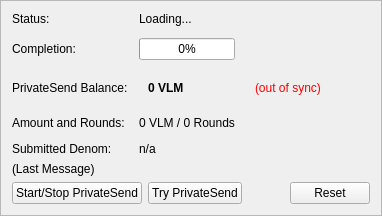
                <widget class="QFrame" name="framePrivateSend">
                    <property name="visible">
                        <bool>true</bool>
                    </property>
                    <property name="layoutDirection">
                        <enum>Qt::LeftToRight</enum>
                    </property>
                    <property name="frameShape">
                        <enum>QFrame::StyledPanel</enum>
                    </property>
                    <property name="frameShadow">
                        <enum>QFrame::Raised</enum>
                    </property>
                    <layout class="QVBoxLayout" name="VerticalLayout_PS1">
                        <item>
                            <layout class="QGridLayout" name="privateSendFormLayout">
                                <property name="horizontalSpacing">
                                    <number>11</number>
                                </property>
                                <property name="verticalSpacing">
                                    <number>12</number>
                                </property>
                                <item row="0" column="0">
                                    <widget class="QLabel" name="labelPrivateSendEnabledText">
                                        <property name="text">
                                            <string>Status:</string>
                                        </property>
                                    </widget>
                                </item>
                                <item row="0" column="1">
                                    <widget class="QLabel" name="labelPrivateSendEnabled">
                                        <property name="text">
                                            <string>Loading...</string>
                                        </property>
                                    </widget>
                                </item>
                                <item row="1" column="0">
                                    <widget class="QLabel" name="labelCompletitionText">
                                        <property name="text">
                                            <string>Completion:</string>
                                        </property>
                                    </widget>
                                </item>
                                <item row="1" column="1">
                                    <widget class="QProgressBar" name="privateSendProgress">
                                        <property name="maximumSize">
                                            <size>
                                                <width>154</width>
                                                <height>16777215</height>
                                            </size>
                                        </property>
                                        <property name="value">
                                            <number>0</number>
                                        </property>
                                    </widget>
                                </item>
                                <item row="2" column="0">
                                    <widget class="QLabel" name="labelAnonymizedText">
                                        <property name="text">
                                            <string>PrivateSend Balance:</string>
                                        </property>
                                    </widget>
                                </item>
                                <item row="2" column="1">
                                    <widget class="QFrame" name="framePrivateSendBalance">
                                        <layout class="QHBoxLayout">
                                            <item>
                                                <widget class="QLabel" name="labelAnonymized">
                                                    <property name="font">
                                                        <font>
                                                            <weight>75</weight>
                                                            <bold>true</bold>
                                                        </font>
                                                    </property>
                                                    <property name="text">
                                                        <string notr="true">0 VLM</string>
                                                    </property>
                                                    
                                                </widget>
                                            </item>
                                            
                                            
                                        </layout>
                                    </widget>
                                </item>
                                <item row="2" column="2">
                                    <widget class="QFrame">
                                        <layout class="QHBoxLayout">
                                            <item>
                                                <widget class="QLabel" name="labelPrivateSendSyncStatus">
                                                    <property name="toolTip">
                                                        <string>The displayed information may be out of date. Your wallet automatically synchronizes with the Velum network after a connection is established, but this process has not completed yet.</string>
                                                    </property>
                                                    <property name="styleSheet">
                                                        <string notr="true">QLabel { color: red; }</string>
                                                    </property>
                                                    <property name="text">
                                                        <string notr="true">(out of sync)</string>
                                                    </property>
                                                    <property name="alignment">
                                                        <set>Qt::AlignLeading|Qt::AlignLeft|Qt::AlignTop</set>
                                                    </property>
                                                </widget>
                                            </item>
                                        </layout>
                                    </widget>
                                </item>
                                <item row="2" column="3">
                                    <spacer name="horizontalSpacer_2">
                                        <property name="orientation">
                                            <enum>Qt::Horizontal</enum>
                                        </property>
                                        <property name="sizeHint" stdset="0">
                                            <size>
                                                <width>40</width>
                                                <height>20</height>
                                            </size>
                                        </property>
                                    </spacer>
                                </item>
                                <item row="3" column="0">
                                    <widget class="QLabel" name="labelAmountAndRoundsText">
                                        <property name="text">
                                            <string>Amount and Rounds:</string>
                                        </property>
                                    </widget>
                                </item>
                                <item row="3" column="1">
                                    <widget class="QLabel" name="labelAmountRounds">
                                        <property name="text">
                                            <string>0 VLM / 0 Rounds</string>
                                        </property>
                                    </widget>
                                </item>
                                <item row="4" column="0">
                                    <widget class="QLabel" name="labelSubmittedDenomText">
                                        <property name="text">
                                            <string>Submitted Denom:</string>
                                        </property>
                                    </widget>
                                </item>
                                <item row="4" column="1">
                                    <widget class="QLabel" name="labelSubmittedDenom">
                                        <property name="toolTip">
                                            <string>The denominations you submitted to the Masternode.&lt;br&gt;To mix, other users must submit the exact same denominations.</string>
                                        </property>
                                        <property name="text">
                                            <string>n/a</string>
                                        </property>
                                    </widget>
                                </item>
                            </layout>
                        </item>
                        <item>
                            <layout class="QVBoxLayout" name="VerticalLayout_PS">
                                <item>
                                    <widget class="QLabel" name="labelPrivateSendLastMessage">
                                        <property name="text">
                                            <string>(Last Message)</string>
                                        </property>
                                        <property name="alignment">
                                            <set>Qt::AlignLeading|Qt::AlignLeft|Qt::AlignTop</set>
                                        </property>
                                        <property name="wordWrap">
                                            <bool>true</bool>
                                        </property>
                                    </widget>
                                </item>
                                <item>
                                    <layout class="QHBoxLayout">
                                        <item>
                                            <widget class="QPushButton" name="togglePrivateSend">
                                                <property name="text">
                                                    <string>Start/Stop PrivateSend</string>
                                                </property>
                                            </widget>
                                        </item>
                                        <item>
                                            <widget class="QPushButton" name="privateSendAuto">
                                                <property name="toolTip">
                                                    <string>Try to manually submit a PrivateSend request.</string>
                                                </property>
                                                <property name="text">
                                                    <string>Try PrivateSend</string>
                                                </property>
                                            </widget>
                                        </item>
                                        <item>
                                            <spacer name="horizontalSpacer">
                                                <property name="orientation">
                                                    <enum>Qt::Horizontal</enum>
                                                </property>
                                                <property name="sizeHint" stdset="0">
                                                    <size>
                                                        <width>40</width>
                                                        <height>20</height>
                                                    </size>
                                                </property>
                                            </spacer>
                                        </item>
                                        <item>
                                            <widget class="QPushButton" name="privateSendReset">
                                                <property name="toolTip">
                                                    <string>Reset the current status of PrivateSend (can interrupt PrivateSend if it's in the process of Mixing, which can cost you money!)</string>
                                                </property>
                                                <property name="autoFillBackground">
                                                    <bool>false</bool>
                                                </property>
                                                <property name="text">
                                                    <string>Reset</string>
                                                </property>
                                            </widget>
                                        </item>
                                    </layout>
                                </item>
                            </layout>
                        </item>
                    </layout>
                </widget>
